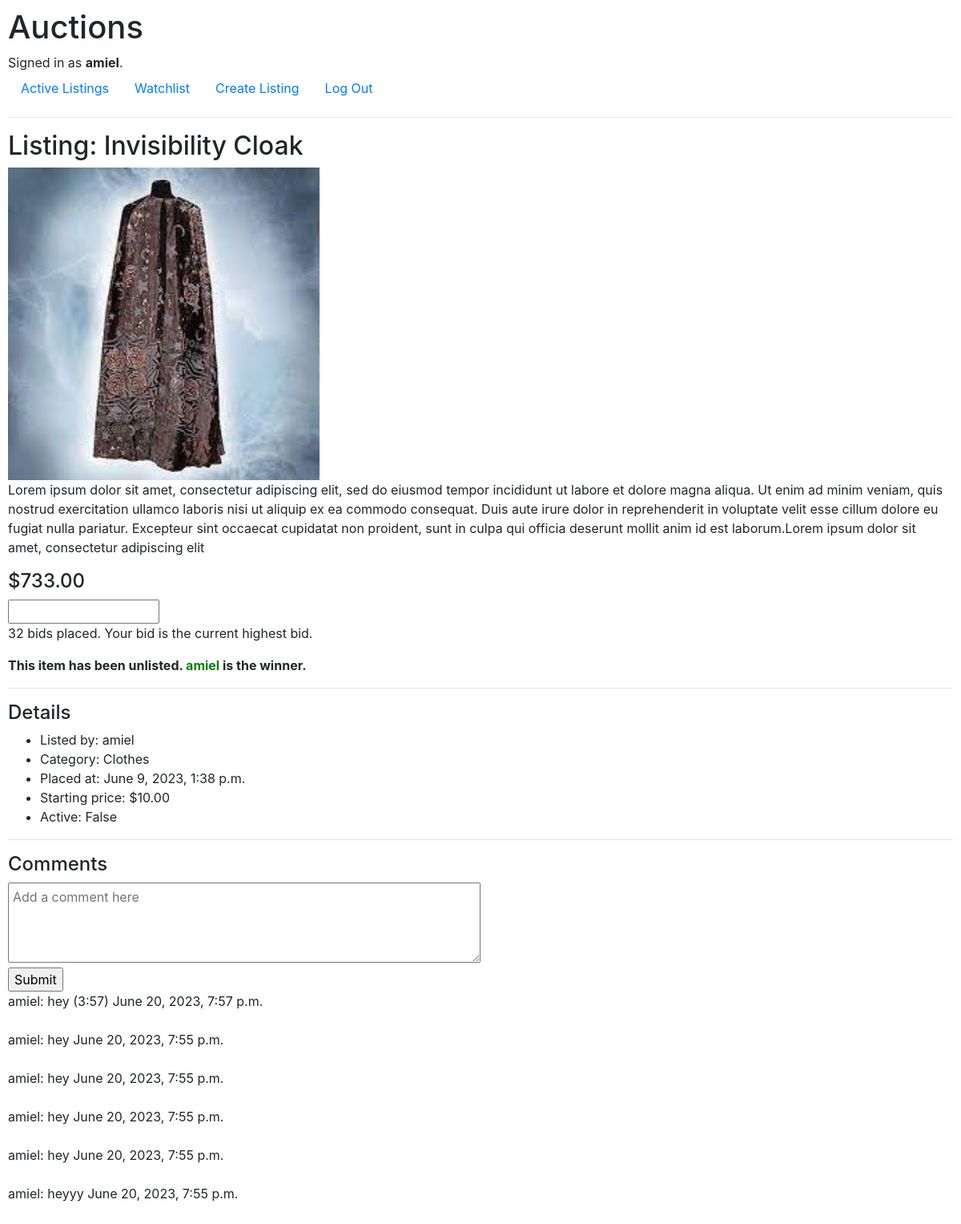
/listings/1 (signed in), run on the app's committed database.
### auctions/models.py (models this page shows, shortened)
class User(AbstractUser):
    watchlist = models.ManyToManyField('Listing', related_name="watchlist")

class Listing(models.Model):
    name = models.CharField(max_length=64)
    category = models.ForeignKey(Category, on_delete=models.RESTRICT)
    image = models.ImageField(upload_to="auctions/static/auctions")
    lister = models.ForeignKey(User, on_delete=models.CASCADE, related_name="listings")
    description = models.TextField(null=True, blank=True, max_length=500)
    time = models.DateTimeField(auto_now_add=True)
    start_price = models.DecimalField(decimal_places=2, max_digits=10)
    is_active = models.BooleanField()
    def image_name(self):
        dir = self.image.name.split("/")
        return dir[-1]
    def highest_bid(self):
        highest_bid_instance = self.bids.order_by('-bid').first()
        if highest_bid_instance:
            return highest_bid_instance.bid
        return self.start_price
    def highest_bidder(self):
        highest_bid_instance = self.bids.order_by('-bid').first()
        if highest_bid_instance:
            return highest_bid_instance.bidder
        return "no bids yet"

class Bid(models.Model):
    bidder = models.ForeignKey(User, on_delete=models.CASCADE)
    bid = models.DecimalField(decimal_places=2, max_digits=10)
    listing = models.ForeignKey(Listing, on_delete=models.CASCADE, related_name="bids")

class Category(models.Model):
    category = models.CharField(max_length=64)
    def __str__(self):
        return f"{self.category}"

class Comment(models.Model):
    comment = models.CharField(max_length=1000000000)
    commenter = models.ForeignKey(User, on_delete=models.CASCADE)
    listing = models.ForeignKey(Listing, on_delete=models.CASCADE, related_name="comments")
    time = models.DateTimeField(auto_now_add=True)

### auctions/views.py (the view, shortened to what this page needs)
# urls.py: path("listings/<int:listing_id>", views.listing, name="listing")
def listing(request, listing_id):
    listing = Listing.objects.get(pk=listing_id)
    comments = listing.comments.all().order_by("-time")
    bids = listing.bids.all()
    bid_amount = len(bids)
    minimum_bid = listing.start_price
    if listing.start_price < listing.highest_bid():
        minimum_bid = float(listing.highest_bid())+0.01
    return render(request, "auctions/listing.html", {
        "bid_form": PlaceBidForm(min_value = minimum_bid),
        "comment_form": CommentForm(),
        "listing_id": listing_id,
        "listing": listing,
        "bids": bids,
        "comments": comments,
        "bid_amount": bid_amount,
        "in_watchlist": request.user.watchlist.filter(id=listing_id).exists()
    })

### auctions/views.py
class PlaceBidForm(forms.Form):
    bid_amount = forms.DecimalField(label="", max_digits=9, decimal_places=2, max_value=999999999.99)
    def __init__(self, *args, **kwargs):
        min_value = kwargs.pop('min_value', None)
        super().__init__(*args, **kwargs)
        if min_value is not None:
            self.fields['bid_amount'].widget.attrs['min'] = min_value

class CommentForm(forms.Form):
    comment = forms.CharField(label = "", widget=forms.Textarea(attrs={"placeholder": "Add a comment here"}))

### auctions/templates/auctions/listing.html (shortened to what this page needs)
{% extends "auctions/layout.html" %}
{% block body %}
    <h2>Listing: {{ listing.name }}</h2>
    <img src="/static/auctions/{{ listing.image_name }}" alt="Image of {{ listing.name }}">
    <p>{{ listing.description }}</p>
    <h4>${{ listing.highest_bid }}</h4>
    <form method="POST" action="{% url 'listing' listing_id=listing_id %}">
        {{ bid_form }}
    </form>
    {% if listing.highest_bidder == "no bids yet" %}
        <p>No bids yet.</p>
    {% else %}
        <p>
            {{ bid_amount }}
            {% if bid_amount == 1 %}
                bid
            {% else %}
                bids
            {% endif %}
            placed.
            {% if listing.highest_bidder == user %}
                Your bid is the current highest bid.
            {% endif %}
        </p>
    {% endif %}
    {% if listing.is_active %}
        <form method="POST" action="{% url 'listing' listing_id=listing_id %}">
            {% csrf_token %}
            {% if in_watchlist %}
                <input name="remove" type="submit" value="Remove from Watchlist"/>
            {% else %}
                <input name="add" type="submit" value="Add to Watchlist"/>
            {% endif %}
        </form>
        {% if listing.lister == user %}
            <form method="POST" action="{% url 'listing' listing_id=listing_id %}">
                {% csrf_token %}
                <input name="unlist" type="submit" value="Unlist">
            </form>
        {% endif %}
    {% else %}
        <p>
            <b>This item has been unlisted.
                {% if not listing.highest_bidder == "no bids yet" %}
                    <span class="winner">
                        {{ listing.highest_bidder }}
                    </span>
                    is the winner.
                {% endif %}
            </b>
        </p>
    {% endif %}
    <hr>
    <h4>Details</h4>
    <ul>
        <li>Listed by: {{ listing.lister }}</li>
        <li>Category: {{ listing.category }}</li>
        <li>Placed at: {{ listing.time }}</li>
        <li>Starting price: ${{ listing.start_price }}</li>
        <li>Active: {{ listing.is_active }}</li>
    </ul>
    <hr>
    <h4>Comments</h4>
    <form method="POST" action="{% url 'listing' listing_id=listing_id %}">
        {{ comment_form }}
        <br>
        <input type="submit">
    </form>
    {% for comment in comments %}
        <div>
            {{ comment.commenter }}:
            {{ comment.comment }}
            {{ comment.time }}
        </div>
        <br>
    {% endfor %}
{% endblock %}

### auctions/templates/auctions/layout.html (shortened to what this page needs)
{% load static %}
<!DOCTYPE html>
<html lang="en">
    <head>
        <link rel="stylesheet" href="https://stackpath.bootstrapcdn.com/bootstrap/4.4.1/css/bootstrap.min.css">
        <link href="{% static 'auctions/styles.css' %}" rel="stylesheet">
    </head>
    <body>
        <h1>Auctions</h1>
        <div>
            {% if user.is_authenticated %}
                Signed in as <strong>{{ user.username }}</strong>.
            {% else %}
                Not signed in.
            {% endif %}
        </div>
        <ul class="nav">
            <li class="nav-item">
                <a class="nav-link" href="{% url 'index' %}">Active Listings</a>
            </li>
            <li class="nav-item">
                <a class="nav-link" href="{% url 'watchlist' %}">Watchlist</a>
            </li>
            <li class="nav-item">
                <a class="nav-link" href="{% url 'create_listing' %}">Create Listing</a>
            </li>
            {% if user.is_authenticated %}
                <li class="nav-item">
                    <a class="nav-link" href="{% url 'logout' %}">Log Out</a>
                </li>
            {% endif %}
        </ul>
        <hr>
        {% block body %}
        {% endblock %}
    </body>
</html>

### auctions/static/auctions/styles.css (style rules this page uses)
body { padding: 10px; }
img { width: 33%; height: 100%; align-self: center; object-fit: contain; }
textarea { width: 50%; padding: 5px; height: 100px; }
.winner { color: green; }

### data on the page
User: username "amiel"
Listing: name "Invisibility Cloak", image_name (picture), description "Lorem ipsum dolor sit amet, consectetur adipiscing elit, sed do eiusmod tempor incididunt ut labore et dolore magna aliqua. Ut enim ad minim veniam, quis nostrud exercitation ullamco laboris nisi ut aliquip ex ea commodo consequat. Duis aute irure dolor in reprehenderit in voluptate velit esse cillum dolore eu fugiat nulla pariatur. Excepteur sint occaecat cupidatat non proident, sunt in culpa qui officia deserunt mollit anim id est laborum.Lorem ipsum dolor sit amet, consectetur adipiscing elit", highest_bid "733.00", highest_bidder "amiel", lister "amiel", category "Clothes", time "June 9, 2023, 1:38 p.m.", start_price "10.00", is_active "False"
Comment: commenter "amiel", comment "hey (3:57)", time "June 20, 2023, 7:57 p.m."
Comment: commenter "amiel", comment "hey", time "June 20, 2023, 7:55 p.m."
Comment: commenter "amiel", comment "hey", time "June 20, 2023, 7:55 p.m."
Comment: commenter "amiel", comment "hey", time "June 20, 2023, 7:55 p.m."
Comment: commenter "amiel", comment "hey", time "June 20, 2023, 7:55 p.m."
Comment: commenter "amiel", comment "heyyy", time "June 20, 2023, 7:55 p.m."

### other printed values
{{ bid_amount }} "32"
